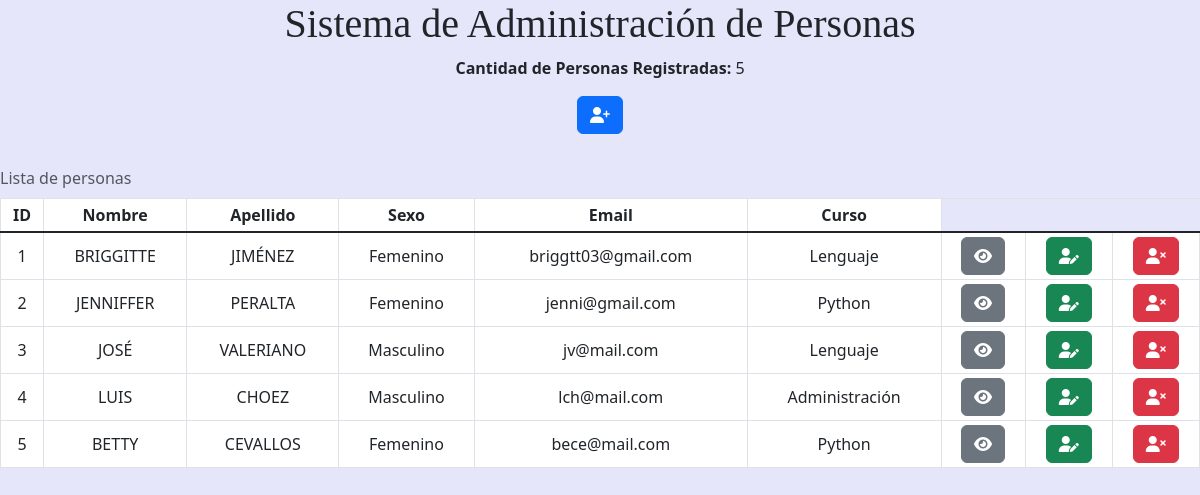
The page / on the database its author committed.
### Personas/models.py (models this page shows, shortened)
class Persona(models.Model):
    SEXO = [
        ("M", "Masculino"),
        ("F", "Femenino"),
    ]
    nombre = models.CharField(max_length=50)
    apellido = models.CharField(max_length=50)
    sexo = models.CharField(max_length=1, choices=SEXO, null=True)
    email = models.CharField(max_length=50)
    activo = models.BooleanField(default=True)
    titulo = models.CharField(null=True, max_length=50)
    curso = models.ForeignKey(Curso, on_delete=models.SET_NULL, null=True)

class Curso(models.Model):
    nombre = models.CharField(max_length=20, null=True)
    horas = models.IntegerField(null=True)
    profesor = models.CharField(max_length=100, null=True)

### WebApp/views.py (the view)
# urls.py: path('', mostrar_personas, name='inicio'),
def mostrar_personas(request):
    cantidad_personas = Persona.objects.count()
    pagina = loader.get_template('personas.html')
    personas = Persona.objects.all()
    datos = {'cantidad': cantidad_personas, 'personas': personas}
    return HttpResponse(pagina.render(datos, request))

### WebApp/templates/personas.html (shortened to what this page needs)
<!DOCTYPE html>
<html>
<head>
    {% load static %}
    <link href="https://cdn.jsdelivr.net/npm/bootstrap@5.3.0/dist/css/bootstrap.min.css" rel="stylesheet">
    <link href="{% static 'fontawesomefree/css/fontawesome.css' %}" rel="stylesheet" type="text/css">
    <link href="{% static 'fontawesomefree/css/brands.css' %}" rel="stylesheet" type="text/css">
    <link href="{% static 'fontawesomefree/css/solid.css' %}" rel="stylesheet" type="text/css">
</head>
<body>
    <div class="panel panel-primary" align="center">
    <h1 class="display-6">Sistema de Administración de Personas</h1>
    <p><strong>Cantidad de Personas Registradas:</strong> {{cantidad}}</p>
    </div>
    <div align="center">
        <a class="btn btn-primary" href="agregar_personas"><i class="fa-solid fa-user-plus"></i></a>
    </div>
    <br>
    <div class="table-responsive" align="center">
    <table class="table table-hover table-bordered table-sm align-middle caption-top text-center table-condensed">
        <caption>Lista de personas</caption>
        <tr>
            <th>ID</th>
            <th>Nombre</th>
            <th>Apellido</th>
            <th>Sexo</th>
            <th>Email</th>
            <th>Curso</th>
        </tr>
        <tbody class="table-group-divider">
            {% for persona in personas %}
                <tr>
                    <td>{{persona.id}}</td>
                    <td>{{persona.nombre | upper}}</td>
                    <td>{{persona.apellido | upper}}</td>
                    <td>{% if persona.sexo == 'F' %} Femenino {% elif persona.sexo == 'M' %} Masculino {% endif %}</td>
                    <td>{{persona.email}}</td>
                    <td>{{persona.curso.nombre}}</td>
                    <td><a class="btn btn-secondary" href="ver_persona/{{persona.id}}"><i class="fa-solid fa-eye"></i></a></td>
                    <td><a class="btn btn-success" href="editar_persona/{{persona.id}}"><i class="fa-solid fa-user-pen"></i></a></td>
                    <td><a class="btn btn-danger" href="eliminar_persona/{{persona.id}}"><i class="fa-solid fa-user-xmark"></i></a></td>
                </tr>
            {% endfor %}
        </tbody>
    </table>
    </div>
</body>
</html>

### WebApp/templates/personas.html (style rules this page uses)
body { background-color:lavender; }
h1 { font-family:Century Gothic }

### rows shown on the page
Persona: id "1", nombre "BRIGGITTE", apellido "JIMÉNEZ", sexo "Femenino", email "briggtt03@gmail.com", curso.nombre "Lenguaje"
Persona: id "2", nombre "JENNIFFER", apellido "PERALTA", sexo "Femenino", email "jenni@gmail.com", curso.nombre "Python"
Persona: id "3", nombre "JOSÉ", apellido "VALERIANO", sexo "Masculino", email "jv@mail.com", curso.nombre "Lenguaje"
Persona: id "4", nombre "LUIS", apellido "CHOEZ", sexo "Masculino", email "lch@mail.com", curso.nombre "Administración"
Persona: id "5", nombre "BETTY", apellido "CEVALLOS", sexo "Femenino", email "bece@mail.com", curso.nombre "Python"

### other values the page prints
{{ cantidad }} "5"
